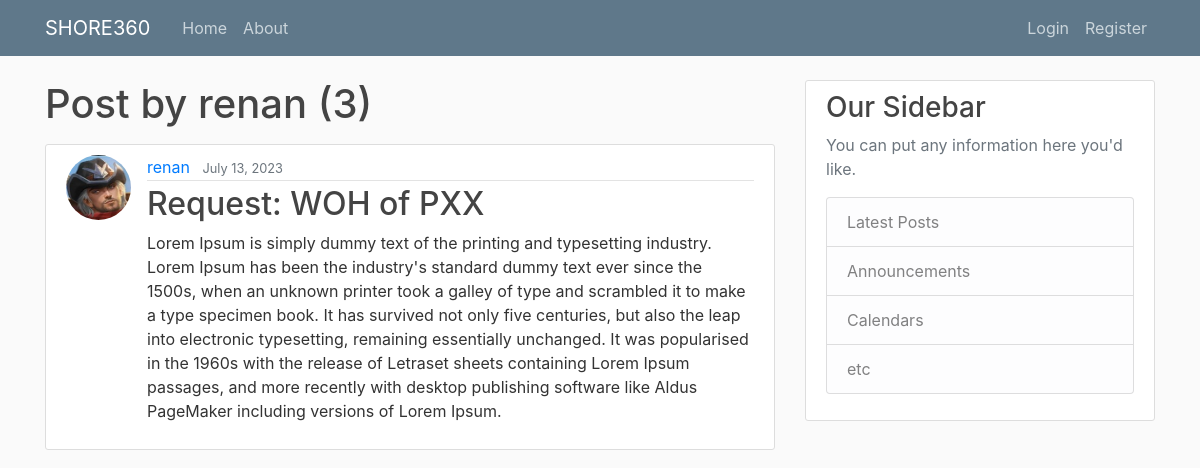
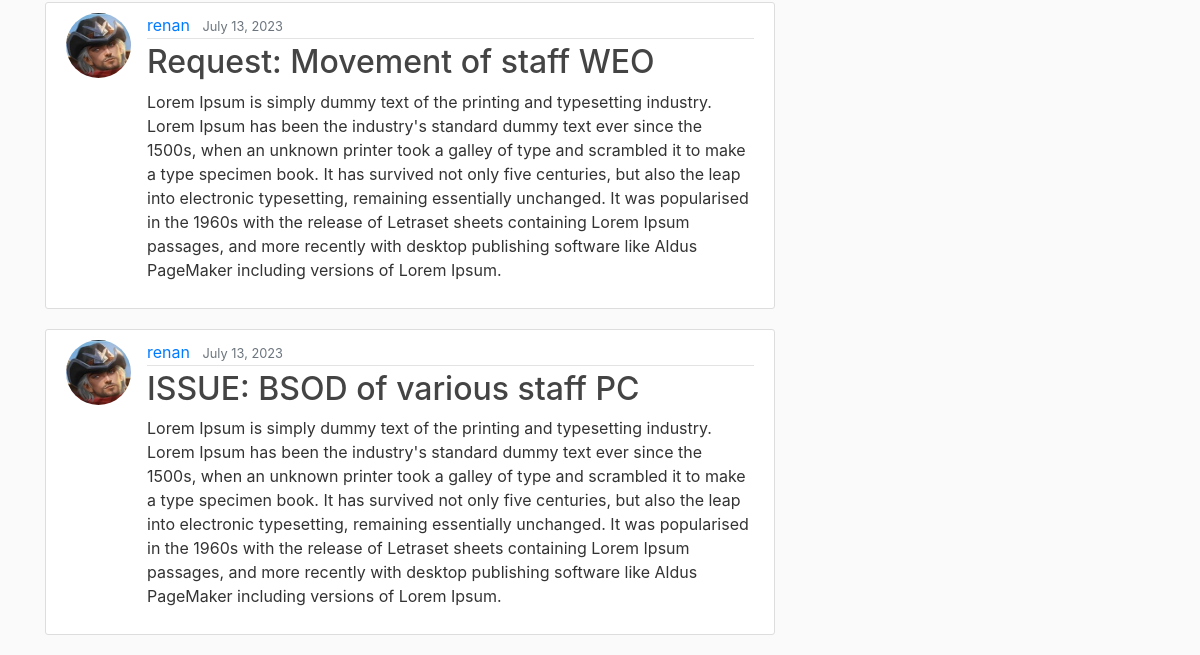
Page /user/renan on the earlier database version (2 pictures, top to bottom).
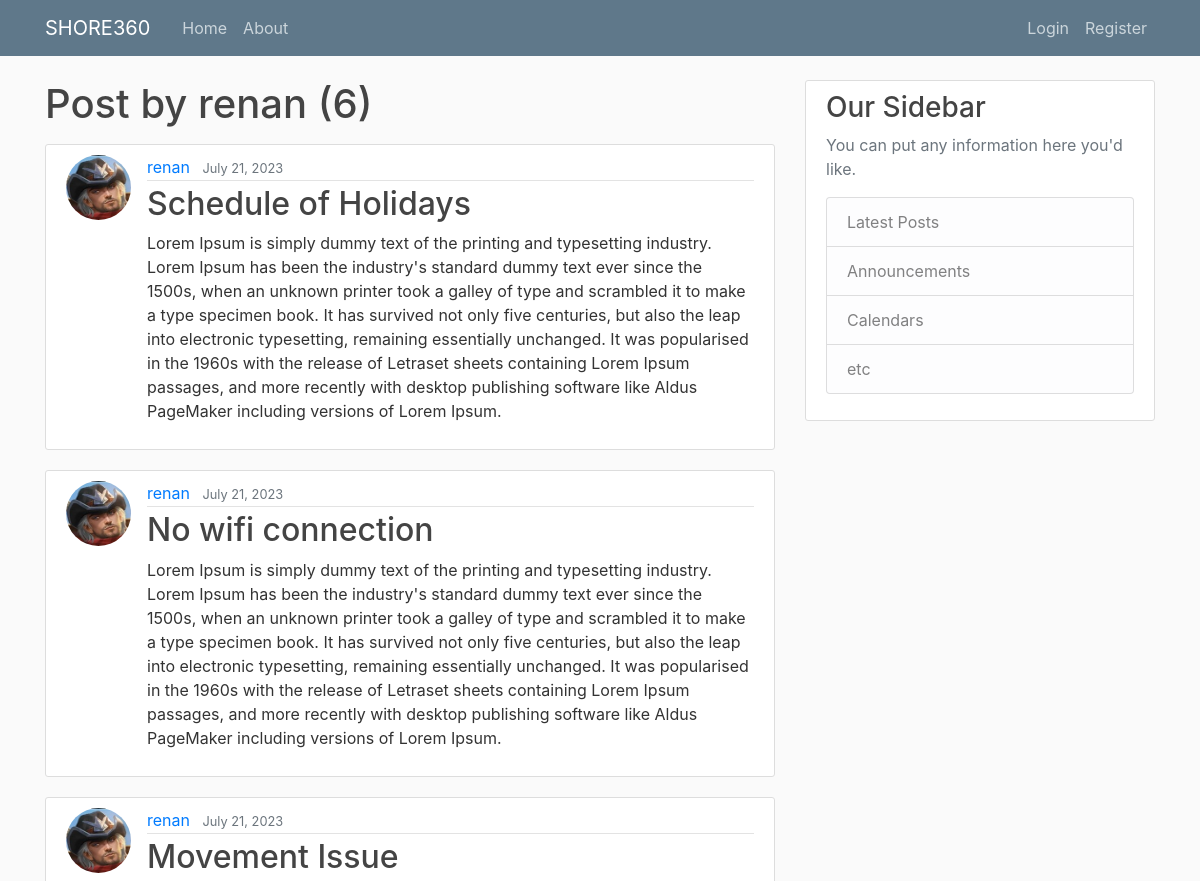
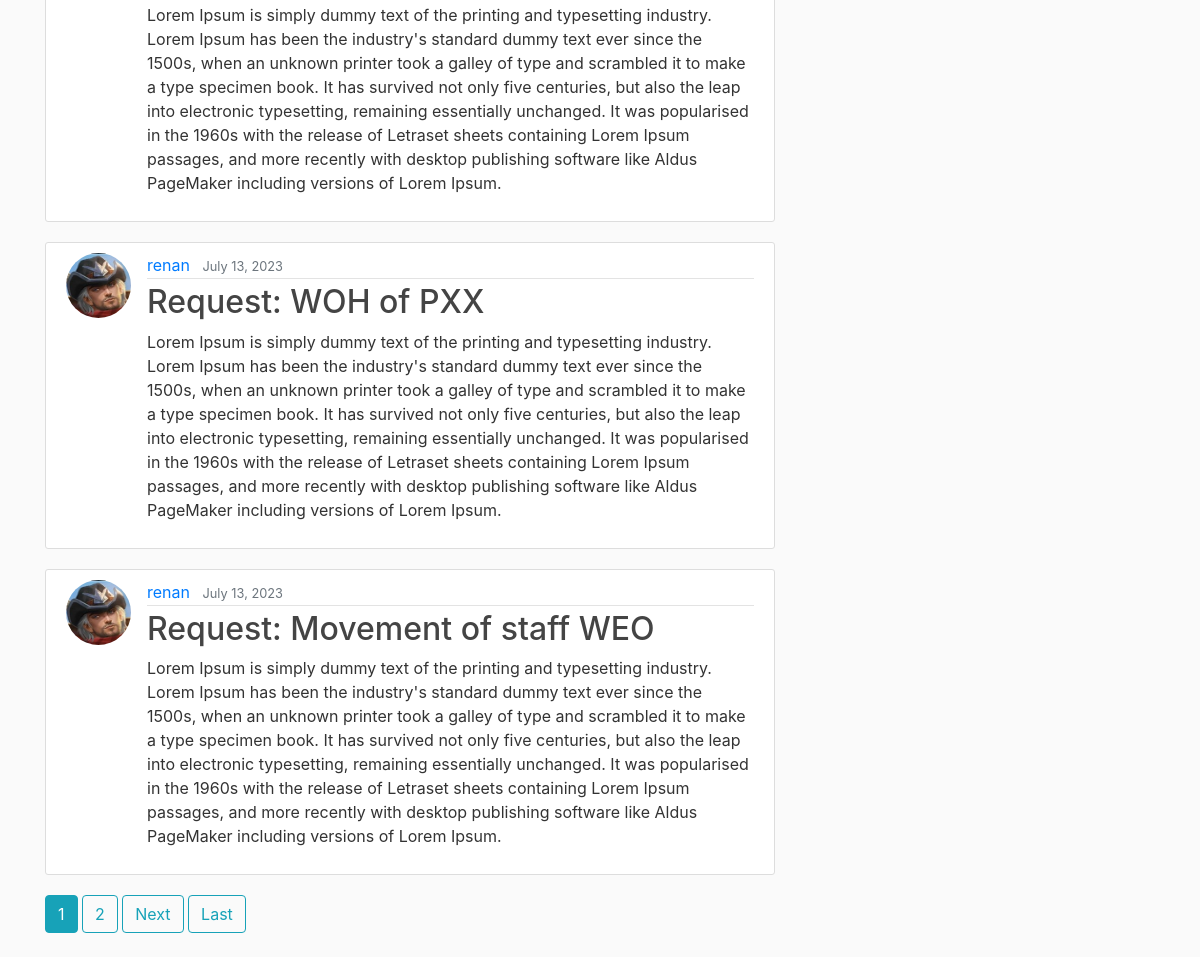
Same page on the later database version (2 pictures, top to bottom).
### blog/models.py (models this page shows, shortened)
class Post(models.Model):
    title = models.CharField(max_length=100)
    content = models.TextField()
    date_posted = models.DateTimeField(default=timezone.now)
    author = models.ForeignKey(User, on_delete=models.CASCADE)

### users/models.py (models this page shows, shortened)
class Profile(models.Model):
    user = models.OneToOneField(User, on_delete=models.CASCADE)
    image = models.ImageField(default='default.jpg', upload_to='profile_pics')

### blog/views.py (the view)
# urls.py: path('user/<str:username>', UserPostListView.as_view(), name='user-posts'),
class UserPostListView(ListView):
    model = Post
    template_name = 'blog/user_post.html' #<app> / <model>_<viewtype>.html
    context_object_name = 'posts'
    paginate_by = 5
    def get_queryset(self):
        user = get_object_or_404(User, username=self.kwargs.get('username'))
        return Post.objects.filter(author=user).order_by('-date_posted')

### blog/templates/blog/user_post.html (shortened to what this page needs)
{% extends "blog/base.html" %}
{% block content %}
<h1 class="mb-3" >Post by {{ view.kwargs.username }} ({{ page_obj.paginator.count }})</h1>
    {% for post in posts %}
    <article class="media content-section">
        <img class="rounded-circle article-img" src="{{ post.author.profile.image.url }}">
        <div class="media-body">
          <div class="article-metadata">
            <a class="mr-2" href="{% url 'user-posts' post.author.username %}">{{ post.author }}</a>
            <small class="text-muted">{{ post.date_posted|date:"F d, Y" }}</small>
          </div>
          <h2><a class="article-title" href="{% url 'post-detail' post.id %}">{{ post.title }}</a></h2>
          <p class="article-content">{{ post.content }}</p>
        </div>
      </article>
      {% endfor %}
      {% if is_paginated %}
        {% for num in page_obj.paginator.page_range %}
          {% if page_obj.number == num %}
            <a class="btn btn-info mb-4" href="?page={{ num }}">{{ num }}</a>
          {% elif num > page_obj.number|add:'-3' and num < page_obj.number|add:'3' %}
            <a class="btn btn-outline-info mb-4" href="?page={{ num }}">{{num}}</a>
          {% endif %}
        {% endfor %}
        {% if page_obj.has_next %}
          <a class="btn btn-outline-info mb-4" href="?page={{ page_obj.next_page_page_number }}">Next</a>
          <a class="btn btn-outline-info mb-4" href="?page={{ page_obj.paginator.num_pages }}">Last</a>
        {% endif %}
      {% endif %}
{% endblock content %}

Differences in the rows shown:
no longer on this page (row unchanged): Post: author.profile.image (picture), author "renan", date_posted "July 13, 2023", title "ISSUE: BSOD of various staff PC", content "Lorem Ipsum is simply dummy text of the printing and typesetting industry. Lorem Ipsum has been the industry's standard dummy text ever since the 1500s, when an unknown printer took a galley of type and scrambled it to make a type specimen book. It has survived not only five centuries, but also the leap into electronic typesetting, remaining essentially unchanged. It was popularised in the 1960s with the release of Letraset sheets containing Lorem Ipsum passages, and more recently with desktop publishing software like Aldus PageMaker including versions of Lorem Ipsum."
added Post: author.profile.image (picture), author "renan", date_posted "July 21, 2023", title "Schedule of Holidays", content "Lorem Ipsum is simply dummy text of the printing and typesetting industry. Lorem Ipsum has been the industry's standard dummy text ever since the 1500s, when an unknown printer took a galley of type and scrambled it to make a type specimen book. It has survived not only five centuries, but also the leap into electronic typesetting, remaining essentially unchanged. It was popularised in the 1960s with the release of Letraset sheets containing Lorem Ipsum passages, and more recently with desktop publishing software like Aldus PageMaker including versions of Lorem Ipsum."
added Post: author.profile.image (picture), author "renan", date_posted "July 21, 2023", title "No wifi connection", content "Lorem Ipsum is simply dummy text of the printing and typesetting industry. Lorem Ipsum has been the industry's standard dummy text ever since the 1500s, when an unknown printer took a galley of type and scrambled it to make a type specimen book. It has survived not only five centuries, but also the leap into electronic typesetting, remaining essentially unchanged. It was popularised in the 1960s with the release of Letraset sheets containing Lorem Ipsum passages, and more recently with desktop publishing software like Aldus PageMaker including versions of Lorem Ipsum."
added Post: author.profile.image (picture), author "renan", date_posted "July 21, 2023", title "Movement Issue", content "Lorem Ipsum is simply dummy text of the printing and typesetting industry. Lorem Ipsum has been the industry's standard dummy text ever since the 1500s, when an unknown printer took a galley of type and scrambled it to make a type specimen book. It has survived not only five centuries, but also the leap into electronic typesetting, remaining essentially unchanged. It was popularised in the 1960s with the release of Letraset sheets containing Lorem Ipsum passages, and more recently with desktop publishing software like Aldus PageMaker including versions of Lorem Ipsum."
Other differences:
{{ page_obj.paginator.count }}: "3" → "6"
new list line: "1"
new list line: "2"
text now shown: "Next Last"
